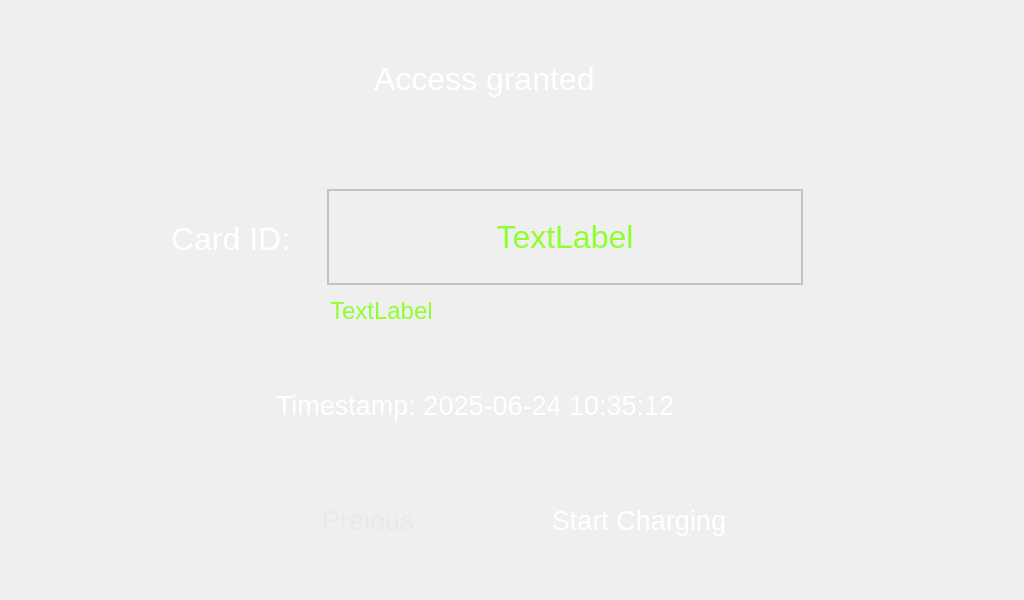
<?xml version="1.0" encoding="UTF-8"?>
<ui version="4.0">
 <class>Form</class>
 <widget class="QWidget" name="Form">
  <property name="geometry">
   <rect>
    <x>0</x>
    <y>0</y>
    <width>1024</width>
    <height>600</height>
   </rect>
  </property>
  <property name="windowTitle">
   <string>Form</string>
  </property>
  <widget class="QLabel" name="label">
   <property name="geometry">
    <rect>
     <x>0</x>
     <y>0</y>
     <width>1024</width>
     <height>600</height>
    </rect>
   </property>
   <property name="text">
    <string/>
   </property>
   <property name="pixmap">
    <pixmap>image/bg_step6.png</pixmap>
   </property>
  </widget>
  <widget class="QLabel" name="label_2">
   <property name="geometry">
    <rect>
     <x>374</x>
     <y>56</y>
     <width>276</width>
     <height>46</height>
    </rect>
   </property>
   <property name="font">
    <font>
     <family>Arial</family>
     <pointsize>24</pointsize>
    </font>
   </property>
   <property name="styleSheet">
    <string notr="true">QLabel {
        color: white;                /* 文字顏色 */
        font-size: 24pt;             /* 字體大小 */
        font-family: &quot;Arial&quot;;
    }
  </string>
   </property>
   <property name="text">
    <string>Access granted</string>
   </property>
  </widget>
  <widget class="QPushButton" name="pushButton_previous">
   <property name="geometry">
    <rect>
     <x>270</x>
     <y>485</y>
     <width>196</width>
     <height>70</height>
    </rect>
   </property>
   <property name="font">
    <font>
     <pointsize>20</pointsize>
    </font>
   </property>
   <property name="styleSheet">
    <string notr="true">QPushButton {
        border-image: url(&quot;image/btn_gr_196x70_def.png&quot;) 0 0 0 0 stretch stretch;
        color: #E9E9E9;                /* 文字顏色 */
        font-size: 20pt;             /* 字體大小 */
    }
    QPushButton:pressed {
        border-image: url(&quot;image/btn_gr_196x70_act.png&quot;) 0 0 0 0 stretch stretch;
color: #FFFF00;                /* 文字顏色 */
        font-size: 20pt;             /* 字體大小 */
    }</string>
   </property>
   <property name="text">
    <string>Preious</string>
   </property>
   <property name="iconSize">
    <size>
     <width>250</width>
     <height>88</height>
    </size>
   </property>
   <property name="flat">
    <bool>true</bool>
   </property>
  </widget>
  <widget class="QLabel" name="label_3">
   <property name="geometry">
    <rect>
     <x>171</x>
     <y>216</y>
     <width>150</width>
     <height>46</height>
    </rect>
   </property>
   <property name="font">
    <font>
     <family>Arial</family>
     <pointsize>24</pointsize>
    </font>
   </property>
   <property name="styleSheet">
    <string notr="true">QLabel {
        color: white;                /* 文字顏色 */
        font-size: 24pt;             /* 字體大小 */
        font-family: &quot;Arial&quot;;
    }
  </string>
   </property>
   <property name="text">
    <string>Card ID:</string>
   </property>
  </widget>
  <widget class="QLabel" name="label_uid">
   <property name="geometry">
    <rect>
     <x>327</x>
     <y>189</y>
     <width>476</width>
     <height>96</height>
    </rect>
   </property>
   <property name="font">
    <font>
     <family>Arial</family>
     <pointsize>24</pointsize>
    </font>
   </property>
   <property name="styleSheet">
    <string notr="true">QLabel {
        color: rgb(143, 255, 45);                /* 文字顏色 */
        font-size: 24pt;             /* 字體大小 */
        font-family: &quot;Arial&quot;;
	   border: 2px solid #C3C3C3;              /* 邊框粗細、樣式、顏色 */
    		border-radius: 0px;                 /* 邊角圓弧 (可選) */
    		padding: 5px;                       /* 內距，避免字貼在邊框上 */
    }
  </string>
   </property>
   <property name="frameShape">
    <enum>QFrame::Box</enum>
   </property>
   <property name="text">
    <string>TextLabel</string>
   </property>
   <property name="alignment">
    <set>Qt::AlignCenter</set>
   </property>
  </widget>
  <widget class="QLabel" name="label_timestamp">
   <property name="geometry">
    <rect>
     <x>276</x>
     <y>387</y>
     <width>473</width>
     <height>37</height>
    </rect>
   </property>
   <property name="font">
    <font>
     <family>Arial</family>
     <pointsize>20</pointsize>
    </font>
   </property>
   <property name="styleSheet">
    <string notr="true">QLabel {
        color: white;                /* 文字顏色 */
        font-size: 20pt;             /* 字體大小 */
        font-family: &quot;Arial&quot;;
    }
  </string>
   </property>
   <property name="text">
    <string>Timestamp: 2025-06-24 10:35:12</string>
   </property>
  </widget>
  <widget class="QLabel" name="label_6">
   <property name="geometry">
    <rect>
     <x>836</x>
     <y>180</y>
     <width>105</width>
     <height>105</height>
    </rect>
   </property>
   <property name="text">
    <string/>
   </property>
   <property name="pixmap">
    <pixmap>image/ico_ok.png</pixmap>
   </property>
  </widget>
  <widget class="QPushButton" name="pushButton_startcharging">
   <property name="geometry">
    <rect>
     <x>524</x>
     <y>485</y>
     <width>230</width>
     <height>70</height>
    </rect>
   </property>
   <property name="font">
    <font>
     <pointsize>20</pointsize>
    </font>
   </property>
   <property name="styleSheet">
    <string notr="true">QPushButton {
        border-image: url(&quot;image/btn_196x70_def.png&quot;) 0 0 0 0 stretch stretch;
        color: #FFFFFF;                /* 文字顏色 */
        font-size: 20pt;             /* 字體大小 */
    }
    QPushButton:pressed {
        border-image: url(&quot;image/btn_196x70_act.png&quot;) 0 0 0 0 stretch stretch;
color: #FFFF00;                /* 文字顏色 */
        font-size: 20pt;             /* 字體大小 */
    }</string>
   </property>
   <property name="text">
    <string>Start Charging</string>
   </property>
   <property name="iconSize">
    <size>
     <width>250</width>
     <height>88</height>
    </size>
   </property>
   <property name="flat">
    <bool>true</bool>
   </property>
  </widget>
  <widget class="QLabel" name="label_4">
   <property name="geometry">
    <rect>
     <x>172</x>
     <y>300</y>
     <width>628</width>
     <height>46</height>
    </rect>
   </property>
   <property name="styleSheet">
    <string notr="true">QLabel {
        color: #FF0000;                /* 文字顏色 */
        font-size: 24pt;             /* 字體大小 */
        font-family: &quot;Arial&quot;;
    }
  </string>
   </property>
   <property name="text">
    <string/>
   </property>
  </widget>
  <widget class="QLabel" name="label_5">
   <property name="geometry">
    <rect>
     <x>330</x>
     <y>290</y>
     <width>471</width>
     <height>41</height>
    </rect>
   </property>
   <property name="styleSheet">
    <string notr="true">QLabel {
        color: rgb(143, 255, 45);;
        font: 18pt
    }</string>
   </property>
   <property name="text">
    <string>TextLabel</string>
   </property>
  </widget>
 </widget>
 <resources/>
 <connections/>
</ui>
